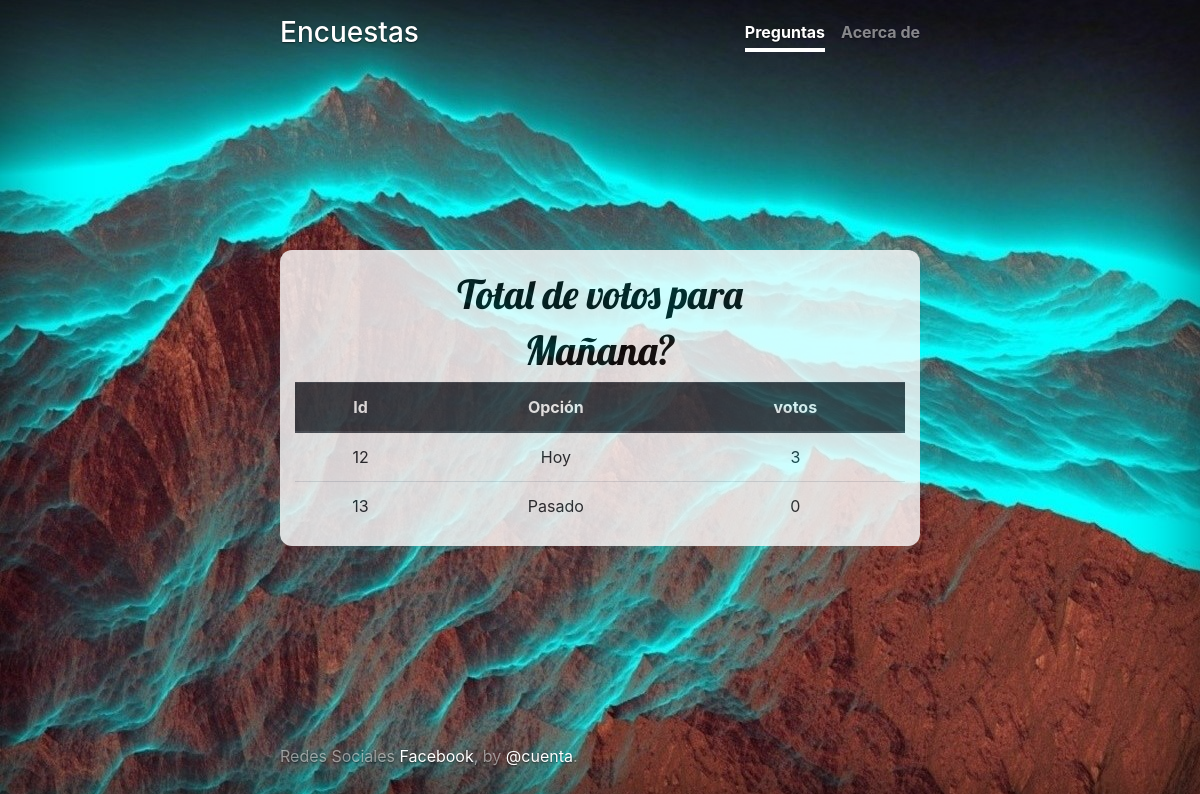
The page /polls/6/results/ on the database as committed earlier.
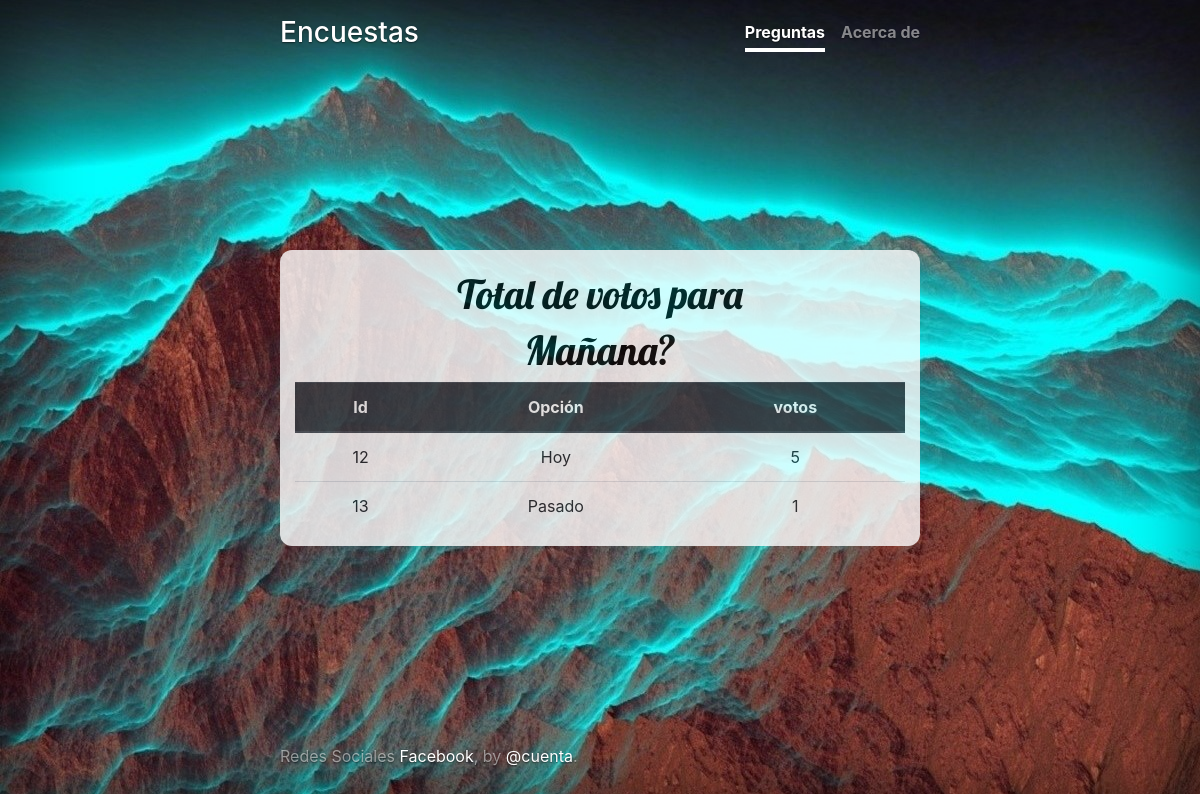
The same page on the database as committed later.
### polls/models.py (models this page shows, shortened)
class Question(models.Model):
	question_text = models.CharField(max_length=200)
	pub_date = models.DateTimeField('date published')
	def was_published_recently(self):
		now = timezone.now()
		return now - datetime.timedelta(days=1) <= self.pub_date <= now
	was_published_recently.admin_order_field = 'pub_date'
	was_published_recently.boolean = True
	was_published_recently.short_description = 'Fue publicado recientenmente?'

class Choice(models.Model):
	question = models.ForeignKey(Question, on_delete=models.CASCADE)
	choice_text = models.CharField(max_length=200)
	votes = models.IntegerField(default=0)

### polls/views.py (the view)
# urls.py: path('<int:pk>/results/', views.ResultsView.as_view(), name='results'),
class ResultsView(generic.DetailView):
    model = Question
    template_name = 'polls/results.html'

### polls/templates/polls/results.html
{% extends "polls/base.html" %}
{% block principal %}
<div class="container">
	<h1>Total de votos para </h1><h1>{{ question.question_text }}</h1>
	<table class="table">
		<thead class="thead-dark">
			<tr>
				<th scope="col">Id</th>
				<th scope="col">Opción</th>
				<th scope="col">votos</th>
			</tr>
		</thead>
		<tbody>
			{% for choice in question.choice_set.all %}
			<tr>
				<td>{{ choice.id }}</td>
				<td>{{ choice.choice_text }}</td>
				<td>{{ choice.votes }}</td>
			</tr>
			{% endfor %}
		</tbody>
	</table>
</div>
{% endblock %}

### polls/templates/polls/base.html (shortened to what this page needs)
<!DOCTYPE html>
<html>
<head>
	<link href="/docs/4.3/dist/css/bootstrap.min.css" rel="stylesheet">
	<link rel="stylesheet" href="https://stackpath.bootstrapcdn.com/bootstrap/4.3.1/css/bootstrap.min.css">
	{% load static %}
	<link rel="stylesheet" type="text/css" href="{% static 'polls/style.css' %}">
</head>
<body>
	<div class="cover-container d-flex w-100 h-100 p-3 mx-auto flex-column">
  <header class="masthead mb-auto">
    <div class="inner">
      <h3 class="masthead-brand">Encuestas</h3>
      <nav class="nav nav-masthead justify-content-center">
        <a class="nav-link active" href="{% url 'polls:index' %}">Preguntas</a>
        <a class="nav-link" href="#">Acerca de</a>
      </nav>
    </div>
  </header>
	{% block principal %}
	{% endblock %}
  <footer class="mastfoot mt-auto">
    <div class="inner">
      <p>Redes Sociales <a href="https://facebook.com/">Facebook</a>, by <a href="https://twitter.com/">@cuenta</a>.</p>
    </div>
  </footer>
</div>
</body>
</html>

### polls/static/polls/style.css (style rules this page uses)
a, a:focus, a:hover { color: #fff; }
.container { color: black; text-shadow: none; background-color: #fff; text-align: center; opacity: 0.8; padding-top: 20px; border-radius: 12px; }
h1 { font-family: 'Lobster', cursive; }
html, body { height: 100%; background-color: #333; background: white url("images/mont.jpg") no-repeat; }
body { display: -ms-flexbox; display: flex; color: #fff; text-shadow: 0 .05rem .1rem rgba(0, 0, 0, .5); box-shadow: inset 0 0 5rem rgba(0, 0, 0, .5); }
.cover-container { max-width: 42em; }
.masthead { margin-bottom: 2rem; }
.masthead-brand { margin-bottom: 0; }
.nav-masthead .nav-link { padding: .25rem 0; font-weight: 700; color: rgba(255, 255, 255, .5); background-color: transparent; border-bottom: .25rem solid transparent; }
.nav-masthead .nav-link + .nav-link { margin-left: 1rem; }
.nav-masthead .active { color: #fff; border-bottom-color: #fff; }
@media (min-width: 48em) { .masthead-brand { float: left; } }
@media (min-width: 48em) { .nav-masthead { float: right; } }
.mastfoot { color: rgba(255, 255, 255, .5); }

Rows that differ between the two databases and show on the page:
changed Choice "Hoy": votes "3" → "5"
changed Choice "Pasado": votes "0" → "1"
